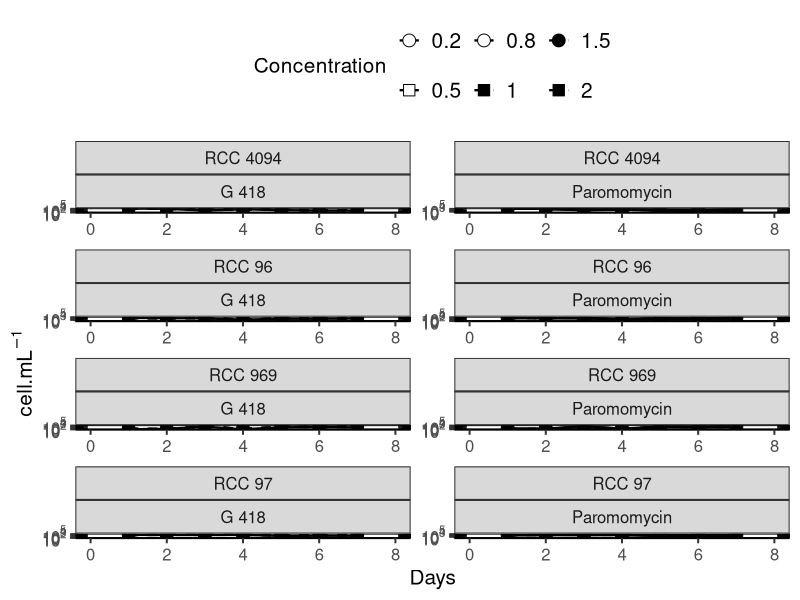

Reproduce this figure in R.
library("ggplot2")
library("gridExtra")
library("plotrix" ) # needed for standard error
library("dplyr")
library("tidyr")
library("stringr")

#=================================================================
#    Antibio treatment
#=================================================================
cell<- read.table("cultures 02.txt", header=TRUE, sep="\t", na.strings="NA", dec=".", strip.white=TRUE)
cell<- gather(cell, X1:X7, key = "day", value = "cell_number") 
cell$day<-as.numeric(str_replace(cell$day, "X", ""))
cell$Concentration<-as.character(cell$Concentration)

cell_1<- cell %>% group_by(RCC,Antibio,Concentration, day)%>%
         summarise (cell_mean=mean(cell_number),cell_sd=sd(cell_number), cell_se=std.error(cell_number))

Concentration_color<-c("0.2"="white","0.5"="white", "0.8"="white", "1"="black", "1.5"="black", "2"="black")
Concentration_linetype<-c("0.2"=1,"0.5"=1, "0.8"=1, "1"=2, "1.5"=2, "2"=2)
Concentration_shape<-c("0.2"=21,"0.5"=22, "0.8"=21, "1"=22, "1.5"=21, "2"=22)

scaling_factor=15
cell_label <- expression (paste("cell.",mL^-1))
cell_breaks=c(100,1000,10000,100000,1000000)
x_max=8
x_breaks=c(0, 2,4,6,8)
x_labels=c("0", "2","4","6","8")

#plot1<-
ggplot(cell_1, aes(x=day, y=cell_mean, group = Concentration, xmin=0, xmax=x_max, shape=Concentration, fill=Concentration, linetype=Concentration)) + 
  facet_wrap(~ RCC + Antibio, nrow=4, ncol=2, scales="free") +
	geom_line (size=0.8, colour="black") + 
  geom_point(size = 4) + 
  geom_errorbar(aes(ymin=cell_mean-cell_se, ymax=cell_mean+cell_se),width=0.2, linetype=1) +
  theme_bw(scaling_factor) + 
  theme(panel.border = element_rect(colour = "black"), panel.grid.major = element_blank(), panel.grid.minor = element_blank(),	
        axis.line = element_line(colour = "black"), 
		    legend.title=element_text(size=scaling_factor), legend.key=element_blank(),
		    axis.title = element_text(size=scaling_factor), 
		    legend.text=element_text(size=scaling_factor), legend.key.height = unit(1, "cm"), 
		    axis.text = element_text(size=0.8*scaling_factor), panel.background = element_rect(fill="white")) + 
	theme(legend.position = "top", legend.box = "horizontal")  +
	labs(x = "Days", y = cell_label ) +
  scale_x_continuous(breaks=x_breaks, labels=x_labels) + 
	scale_y_log10(breaks = cell_breaks ,labels = scales::trans_format("log10", scales::math_format(10^.x))) + 
  annotation_logticks(sides = "lr") + 
	scale_fill_manual(values=Concentration_color) + 
  scale_shape_manual(values=Concentration_shape) + 
  scale_linetype_manual(values=Concentration_linetype)

		
		# coord_cartesian(ylim=c(100, 10000000)) + # Add next line to zoom		
		
#ggsave(file="Fig 1 version 2.0.pdf", plot=plot1, scale=5, width = 7, height = 10, units = "cm", useDingbats=FALSE)

